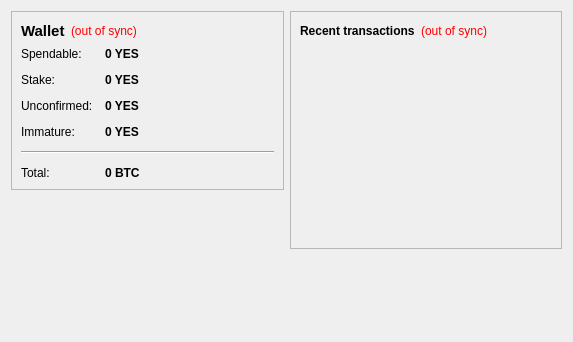
<?xml version="1.0" encoding="UTF-8"?>
<ui version="4.0">
 <class>OverviewPage</class>
 <widget class="QWidget" name="OverviewPage">
  <property name="geometry">
   <rect>
    <x>0</x>
    <y>0</y>
    <width>573</width>
    <height>342</height>
   </rect>
  </property>
  <property name="windowTitle">
   <string>Form</string>
  </property>
  <layout class="QHBoxLayout" name="horizontalLayout" stretch="1,1">
   <item>
    <layout class="QVBoxLayout" name="verticalLayout_2">
     <item>
      <widget class="QFrame" name="frame">
       <property name="frameShape">
        <enum>QFrame::StyledPanel</enum>
       </property>
       <property name="frameShadow">
        <enum>QFrame::Raised</enum>
       </property>
       <layout class="QVBoxLayout" name="verticalLayout_4">
        <item>
         <layout class="QHBoxLayout" name="horizontalLayout_4">
          <item>
           <widget class="QLabel" name="label_5">
            <property name="font">
             <font>
              <pointsize>11</pointsize>
              <weight>75</weight>
              <bold>true</bold>
             </font>
            </property>
            <property name="text">
             <string>Wallet</string>
            </property>
           </widget>
          </item>
          <item>
           <widget class="QLabel" name="labelWalletStatus">
            <property name="toolTip">
             <string>The displayed information may be out of date. Your wallet automatically synchronizes with the THcoin network after a connection is established, but this process has not completed yet.</string>
            </property>
            <property name="styleSheet">
             <string notr="true">QLabel { color: red; }</string>
            </property>
            <property name="text">
             <string notr="true">(out of sync)</string>
            </property>
            <property name="alignment">
             <set>Qt::AlignLeading|Qt::AlignLeft|Qt::AlignVCenter</set>
            </property>
           </widget>
          </item>
          <item>
           <spacer name="horizontalSpacer_2">
            <property name="orientation">
             <enum>Qt::Horizontal</enum>
            </property>
            <property name="sizeHint" stdset="0">
             <size>
              <width>40</width>
              <height>20</height>
             </size>
            </property>
           </spacer>
          </item>
         </layout>
        </item>
        <item>
         <layout class="QFormLayout" name="formLayout_2">
          <property name="fieldGrowthPolicy">
           <enum>QFormLayout::AllNonFixedFieldsGrow</enum>
          </property>
          <property name="horizontalSpacing">
           <number>12</number>
          </property>
          <property name="verticalSpacing">
           <number>12</number>
          </property>
          <item row="0" column="0">
           <widget class="QLabel" name="label">
            <property name="text">
             <string>Spendable:</string>
            </property>
           </widget>
          </item>
          <item row="0" column="1">
           <widget class="QLabel" name="labelBalance">
            <property name="font">
             <font>
              <weight>75</weight>
              <bold>true</bold>
             </font>
            </property>
            <property name="cursor">
             <cursorShape>IBeamCursor</cursorShape>
            </property>
            <property name="toolTip">
             <string>Your current spendable balance</string>
            </property>
            <property name="text">
             <string notr="true">0 YES</string>
            </property>
            <property name="textInteractionFlags">
             <set>Qt::LinksAccessibleByMouse|Qt::TextSelectableByKeyboard|Qt::TextSelectableByMouse</set>
            </property>
           </widget>
          </item>
          <item row="1" column="0">
           <widget class="QLabel" name="label_6">
            <property name="text">
             <string>Stake:</string>
            </property>
           </widget>
          </item>
          <item row="1" column="1">
           <widget class="QLabel" name="labelStake">
            <property name="font">
             <font>
              <weight>75</weight>
              <bold>true</bold>
             </font>
            </property>
            <property name="cursor">
             <cursorShape>IBeamCursor</cursorShape>
            </property>
            <property name="toolTip">
             <string>Total of coins that was staked, and do not yet count toward the current balance</string>
            </property>
            <property name="text">
             <string notr="true">0 YES</string>
            </property>
            <property name="textInteractionFlags">
             <set>Qt::LinksAccessibleByMouse|Qt::TextSelectableByKeyboard|Qt::TextSelectableByMouse</set>
            </property>
           </widget>
          </item>
          <item row="2" column="0">
           <widget class="QLabel" name="label_3">
            <property name="text">
             <string>Unconfirmed:</string>
            </property>
           </widget>
          </item>
          <item row="2" column="1">
           <widget class="QLabel" name="labelUnconfirmed">
            <property name="font">
             <font>
              <weight>75</weight>
              <bold>true</bold>
             </font>
            </property>
            <property name="cursor">
             <cursorShape>IBeamCursor</cursorShape>
            </property>
            <property name="toolTip">
             <string>Total of transactions that have yet to be confirmed, and do not yet count toward the current balance</string>
            </property>
            <property name="text">
             <string notr="true">0 YES</string>
            </property>
            <property name="textInteractionFlags">
             <set>Qt::LinksAccessibleByMouse|Qt::TextSelectableByKeyboard|Qt::TextSelectableByMouse</set>
            </property>
           </widget>
          </item>
          <item row="3" column="0">
           <widget class="QLabel" name="labelImmatureText">
            <property name="text">
             <string>Immature:</string>
            </property>
           </widget>
          </item>
          <item row="3" column="1">
           <widget class="QLabel" name="labelImmature">
            <property name="font">
             <font>
              <weight>75</weight>
              <bold>true</bold>
             </font>
            </property>
            <property name="toolTip">
             <string>Mined balance that has not yet matured</string>
            </property>
            <property name="text">
             <string notr="true">0 YES</string>
            </property>
            <property name="textInteractionFlags">
             <set>Qt::LinksAccessibleByMouse|Qt::TextSelectableByKeyboard|Qt::TextSelectableByMouse</set>
            </property>
           </widget>
          </item>
          <item row="4" column="0" colspan="2">
           <widget class="Line" name="line">
            <property name="orientation">
             <enum>Qt::Horizontal</enum>
            </property>
           </widget>
          </item>
          <item row="5" column="0">
           <widget class="QLabel" name="labelTotalText">
            <property name="text">
             <string>Total:</string>
            </property>
           </widget>
          </item>
          <item row="5" column="1">
           <widget class="QLabel" name="labelTotal">
            <property name="font">
             <font>
              <weight>75</weight>
              <bold>true</bold>
             </font>
            </property>
            <property name="cursor">
             <cursorShape>IBeamCursor</cursorShape>
            </property>
            <property name="toolTip">
             <string>Your current total balance</string>
            </property>
            <property name="text">
             <string notr="true">0 BTC</string>
            </property>
            <property name="textInteractionFlags">
             <set>Qt::LinksAccessibleByMouse|Qt::TextSelectableByKeyboard|Qt::TextSelectableByMouse</set>
            </property>
           </widget>
          </item>
         </layout>
        </item>
       </layout>
      </widget>
     </item>
     <item>
      <spacer name="verticalSpacer">
       <property name="orientation">
        <enum>Qt::Vertical</enum>
       </property>
       <property name="sizeHint" stdset="0">
        <size>
         <width>20</width>
         <height>40</height>
        </size>
       </property>
      </spacer>
       　　
     </item>
     　　        <item>
       　　         <widget class="QLabel" name="label_wallet_bgcoin">
         　　          <property name="text">
           　　           <string/>
           　　
         </property>
         　　          <property name="pixmap">
           　　           <pixmap resource="../bitcoin.qrc">:/images/wallet_bgcoin</pixmap>
           　　
         </property>
         　　          <property name="scaledContents">
           　　           <bool>false</bool>
           　　
         </property>
         　　          <property name="alignment">
           　　           <set>Qt::AlignCenter</set>
           　　
         </property>
         　　          <property name="margin">
           　　           <number>-2</number>
           　　
         </property>
         　　
       </widget>
       　　
     </item>
     　　        <item>
       　　         <widget class="QLabel" name="label_6">
         　　          <property name="text">
           　　           <string/>
           　　
         </property>
         　　
       </widget>
       　　
     </item>
    </layout>
   </item>
   <item>
    <layout class="QVBoxLayout" name="verticalLayout_3">
     <item>
      <widget class="QFrame" name="frame_2">
       <property name="frameShape">
        <enum>QFrame::StyledPanel</enum>
       </property>
       <property name="frameShadow">
        <enum>QFrame::Raised</enum>
       </property>
       <layout class="QVBoxLayout" name="verticalLayout">
        <item>
         <layout class="QHBoxLayout" name="horizontalLayout_2">
          <item>
           <widget class="QLabel" name="label_4">
            <property name="text">
             <string>&lt;b&gt;Recent transactions&lt;/b&gt;</string>
            </property>
           </widget>
          </item>
          <item>
           <widget class="QLabel" name="labelTransactionsStatus">
            <property name="toolTip">
             <string>The displayed information may be out of date. Your wallet automatically synchronizes with the THcoin network after a connection is established, but this process has not completed yet.</string>
            </property>
            <property name="styleSheet">
             <string notr="true">QLabel { color: red; }</string>
            </property>
            <property name="text">
             <string notr="true">(out of sync)</string>
            </property>
            <property name="alignment">
             <set>Qt::AlignRight|Qt::AlignTrailing|Qt::AlignVCenter</set>
            </property>
           </widget>
          </item>
          <item>
           <spacer name="horizontalSpacer">
            <property name="orientation">
             <enum>Qt::Horizontal</enum>
            </property>
            <property name="sizeHint" stdset="0">
             <size>
              <width>40</width>
              <height>20</height>
             </size>
            </property>
           </spacer>
          </item>
         </layout>
        </item>
        <item>
         <widget class="QListView" name="listTransactions">
          <property name="styleSheet">
           <string notr="true">QListView { background: transparent; }</string>
          </property>
          <property name="frameShape">
           <enum>QFrame::NoFrame</enum>
          </property>
          <property name="verticalScrollBarPolicy">
           <enum>Qt::ScrollBarAlwaysOff</enum>
          </property>
          <property name="horizontalScrollBarPolicy">
           <enum>Qt::ScrollBarAlwaysOff</enum>
          </property>
          <property name="selectionMode">
           <enum>QAbstractItemView::NoSelection</enum>
          </property>
         </widget>
        </item>
       </layout>
      </widget>
     </item>
     <item>
      <spacer name="verticalSpacer_2">
       <property name="orientation">
        <enum>Qt::Vertical</enum>
       </property>
       <property name="sizeHint" stdset="0">
        <size>
         <width>20</width>
         <height>40</height>
        </size>
       </property>
      </spacer>
     </item>
    </layout>
   </item>
  </layout>
 </widget>
 <resources/>
 <connections/>
</ui>
